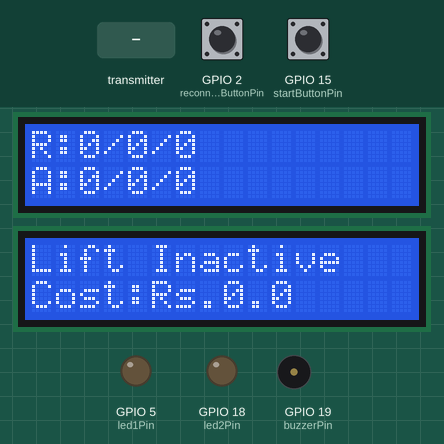
This sketch was run on a simulated ESP32. Parts: 2 × 16×2 character LCD, output pins drawn as LEDs (lit = HIGH), buzzer (waves = sounding, pin HIGH). The inputs (shaded band) are chosen by the test bench; at power-on: GPIO 15 (startButtonPin) HIGH, GPIO 2 (reconnectButtonPin) HIGH. WiFi joins after 1.5 s; servers stay silent unless stated; what the sketch prints to the serial monitor is not drawn.

Above: at 4.8 s.
4.9 s: GPIO 15 (startButtonPin) pulled LOW for 1 s
At 5.9 s:
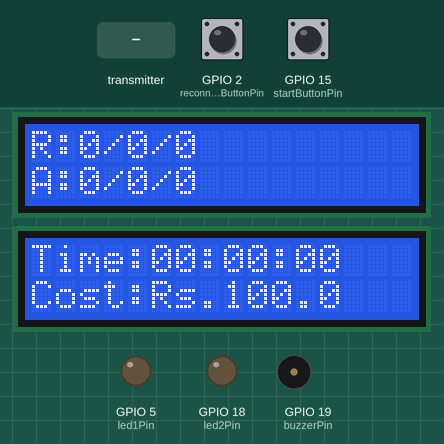
8.9 s: the transmitter starts sending accX = 25
At 10.0 s:
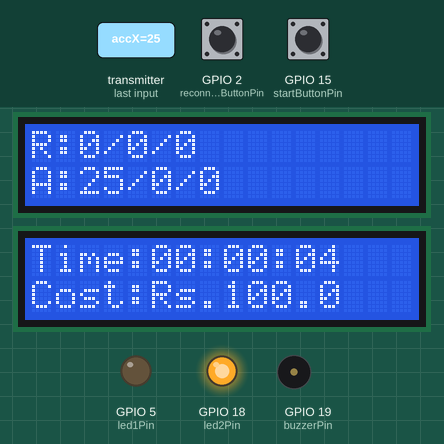
11.9 s: the transmitter starts sending jerkMagnitude = 25
At 12.9 s:
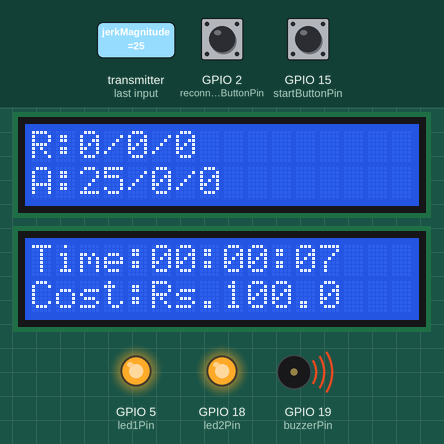
14.9 s: GPIO 15 (startButtonPin) pulled LOW for 3.2 s
At 15.28 s:
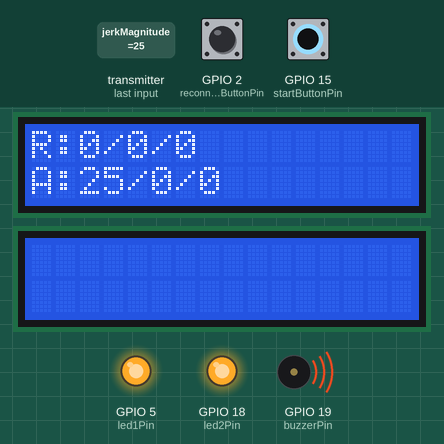
20.7 s: the transmitter starts sending accY = 25
At 22.9 s:
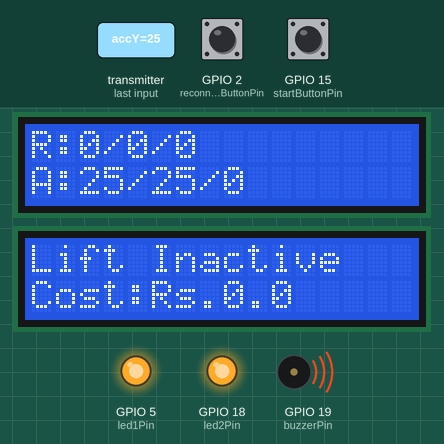
23.2 s: the transmitter starts sending accZ = 25
At 24.8 s:
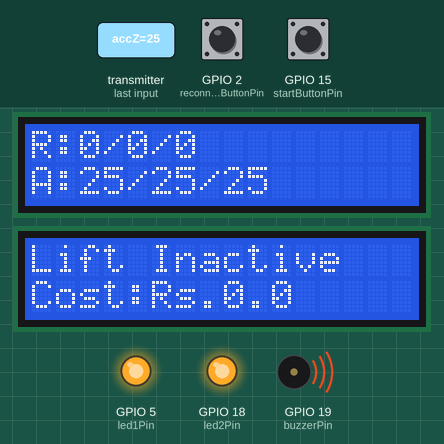
Timing chart, 0 to 27.1 s (numbered marks = the images above; inputs shaded):
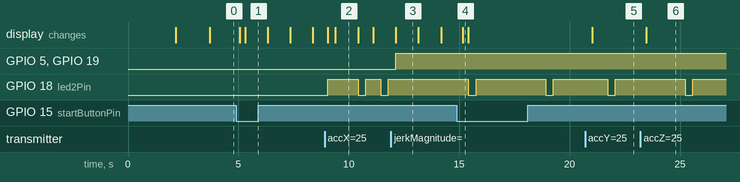

The sketch:

Incabin_Espnow_Web.ino
```cpp
// In-Cabin ESP32 Final Code: ESP-NOW + WiFi + Local Webserver + LCD + Alerts

#include <Wire.h>
#include <WiFi.h>
#include <AsyncTCP.h>
#include <ESPAsyncWebServer.h>
#include <esp_now.h>
#include <LiquidCrystal_I2C.h>

// LCDs
LiquidCrystal_I2C lcd_orientation(0x27, 16, 2);
LiquidCrystal_I2C lcd_info(0x26, 16, 2);

// Wi-Fi Credentials
const char* ssid = "Mr Samosa";
const char* password = "whoknows?";

// Web Server
AsyncWebServer server(80);

// Pin definitions
const int startButtonPin = 15;
const int reconnectButtonPin = 2;
const int led1Pin = 5;
const int led2Pin = 18;
const int buzzerPin = 19;

// Pricing
const float rateFirstMinute = 100.0;
const float ratePerMinute = 50.0;

// Timing
unsigned long liftStart = 0;
bool liftActive = false;
bool buttonState = HIGH;
bool lastButtonState = HIGH;

// Jerk threshold
const float jerkThreshold = 10.0;

// ESP-NOW peer MAC address
uint8_t boom_mac[] = { 0xA0, 0xDD, 0x6C, 0xB2, 0x56, 0x5C };

// Connection Monitor
unsigned long lastPacketTime = 0;
const unsigned long connectionTimeout = 3000;

// Data structure
typedef struct struct_message {
  float accX, accY, accZ;
  float rotX, rotY, rotZ;
  float jerkMagnitude;
  bool lifting;
} struct_message;

struct_message incomingData;

// Data for webserver
typedef struct liveDataStruct {
  float accX;
  float accY;
  float accZ;
  float rotX;
  float rotY;
  float rotZ;
  float jerk;
  unsigned long elapsedSeconds;
  float cost;
} liveDataStruct;

liveDataStruct liveData;

void registerPeer() {
  esp_now_del_peer(boom_mac);
  esp_now_peer_info_t peerInfo = {};
  memcpy(peerInfo.peer_addr, boom_mac, 6);
  peerInfo.channel = 0;
  peerInfo.encrypt = false;
  esp_now_add_peer(&peerInfo);
}

void OnDataRecv(const uint8_t *mac, const uint8_t *incomingDataBytes, int len) {
  memcpy(&incomingData, incomingDataBytes, sizeof(incomingData));
  lastPacketTime = millis();
}

String generateHTML() {
  String page = "<!DOCTYPE html><html><head><meta http-equiv='refresh' content='3'>";
  page += "<title>Crane Monitor</title></head><body><h2>Crane Status</h2>";
  page += "<p><b>Acceleration:</b> X=" + String(liveData.accX) + " Y=" + String(liveData.accY) + " Z=" + String(liveData.accZ) + "</p>";
  page += "<p><b>Rotation:</b> X=" + String(liveData.rotX) + " Y=" + String(liveData.rotY) + " Z=" + String(liveData.rotZ) + "</p>";
  page += "<p><b>Jerk:</b> " + String(liveData.jerk) + "</p>";
  page += "<p><b>Lift Time:</b> " + String(liveData.elapsedSeconds / 60) + " minutes</p>";
  page += "<p><b>Current Cost:</b> Rs. " + String(liveData.cost) + "</p>";
  page += "<p><i>Page refreshes every 3 seconds</i></p>";
  page += "</body></html>";
  return page;
}

void setup() {
  Serial.begin(115200);

  pinMode(startButtonPin, INPUT_PULLUP);
  pinMode(reconnectButtonPin, INPUT_PULLUP);
  pinMode(led1Pin, OUTPUT);
  pinMode(led2Pin, OUTPUT);
  pinMode(buzzerPin, OUTPUT);

  digitalWrite(led1Pin, LOW);
  digitalWrite(led2Pin, LOW);
  digitalWrite(buzzerPin, LOW);

  Wire.begin(21, 22);
  lcd_orientation.init(); lcd_orientation.backlight();
  lcd_info.init(); lcd_info.backlight();

  lcd_orientation.setCursor(0, 0);
  lcd_orientation.print("Crane Monitor");
  lcd_info.setCursor(0, 0);
  lcd_info.print("Starting...");
  delay(2000);
  lcd_orientation.clear();
  lcd_info.clear();

  // WiFi + Server
  WiFi.mode(WIFI_AP_STA);
  WiFi.begin(ssid, password);
  Serial.print("Connecting to WiFi");
  while (WiFi.status() != WL_CONNECTED) {
    delay(500);
    Serial.print(".");
  }
  Serial.println("\nWiFi connected!");
  Serial.print("ESP IP Address: ");
  Serial.println(WiFi.localIP());

  server.on("/", HTTP_GET, [](AsyncWebServerRequest *request){
    request->send(200, "text/html", generateHTML());
  });
  server.begin();

  // ESP-NOW
  if (esp_now_init() != ESP_OK) {
    Serial.println("ESP-NOW init failed!");
    return;
  }
  esp_now_register_recv_cb(OnDataRecv);
  registerPeer();
}

void loop() {
  unsigned long currentMillis = millis();

  buttonState = digitalRead(startButtonPin);
  if (buttonState == LOW && lastButtonState == HIGH) {
    liftStart = currentMillis;
    liftActive = !liftActive;
    lcd_info.clear();
    delay(200);
  }
  lastButtonState = buttonState;

  if (digitalRead(reconnectButtonPin) == LOW) {
    registerPeer();
    delay(500);
  }

  // LCD Orientation
  lcd_orientation.setCursor(0, 0);
  lcd_orientation.print("R:");
  lcd_orientation.print((int)incomingData.rotX);
  lcd_orientation.print("/");
  lcd_orientation.print((int)incomingData.rotY);
  lcd_orientation.print("/");
  lcd_orientation.print((int)incomingData.rotZ);

  lcd_orientation.setCursor(0, 1);
  lcd_orientation.print("A:");
  lcd_orientation.print((int)incomingData.accX);
  lcd_orientation.print("/");
  lcd_orientation.print((int)incomingData.accY);
  lcd_orientation.print("/");
  lcd_orientation.print((int)incomingData.accZ);

  // LCD Info (Cost + Timer)
  lcd_info.setCursor(0, 0);
  if (liftActive) {
    unsigned long elapsedMillis = currentMillis - liftStart;
    unsigned long elapsedSeconds = elapsedMillis / 1000;
    unsigned int hours = elapsedSeconds / 3600;
    unsigned int minutes = (elapsedSeconds % 3600) / 60;
    unsigned int seconds = elapsedSeconds % 60;

    float cost = 0;
    if (elapsedSeconds < 60) {
      cost = rateFirstMinute;
    } else {
      cost = rateFirstMinute + (minutes * ratePerMinute);
    }

    lcd_info.print("Time:");
    if (hours < 10) lcd_info.print("0");
    lcd_info.print(hours); lcd_info.print(":");
    if (minutes < 10) lcd_info.print("0");
    lcd_info.print(minutes); lcd_info.print(":");
    if (seconds < 10) lcd_info.print("0");
    lcd_info.print(seconds);

    lcd_info.setCursor(0, 1);
    lcd_info.print("Cost:Rs.");
    lcd_info.print(cost, 1);
    lcd_info.print(" ");

    liveData.elapsedSeconds = elapsedSeconds;
    liveData.cost = cost;
  } else {
    lcd_info.print("Lift Inactive     ");
    lcd_info.setCursor(0, 1);
    lcd_info.print("Cost:Rs.0.0       ");

    liveData.elapsedSeconds = 0;
    liveData.cost = 0;
  }

  // Update liveData
  liveData.accX = incomingData.accX;
  liveData.accY = incomingData.accY;
  liveData.accZ = incomingData.accZ;
  liveData.rotX = incomingData.rotX;
  liveData.rotY = incomingData.rotY;
  liveData.rotZ = incomingData.rotZ;
  liveData.jerk = incomingData.jerkMagnitude;

  // Jerk Detection
  if (incomingData.jerkMagnitude > jerkThreshold) {
    digitalWrite(led1Pin, HIGH);
    digitalWrite(buzzerPin, HIGH);
  } else {
    digitalWrite(led1Pin, LOW);
    digitalWrite(buzzerPin, LOW);
  }

  if (currentMillis - lastPacketTime <= connectionTimeout) {
    digitalWrite(led2Pin, HIGH);
  } else {
    digitalWrite(led2Pin, LOW);
  }

  delay(300);
}
```

Measured:
- after the input at 4.9 s, the display: first changes after 0.16 s (image 1 shows a later state)
- after the input at 8.9 s, GPIO 18 (led2Pin): goes HIGH 1.4 s, LOW 0.34 s, HIGH 0.68 s, LOW 0.34 s, then HIGH, starting after 0.15 s
- after the input at 11.9 s, GPIO 5 (led1Pin), GPIO 19 (buzzerPin): LOW → HIGH after 0.23 s
- after the input at 14.9 s, GPIO 18 (led2Pin): alternates HIGH for 3.2 s and LOW for 0.35 s, starting after 0.51 s; the display: changes after 0.26 s (image 4)
- after the input at 20.7 s, the display: changes after 0.32 s (image 5)
- after the input at 23.2 s, the display: changes after 0.27 s (image 6)
- what the display in image 2 shows lasts 1.0 s, from 9.4 s to 10.4 s
